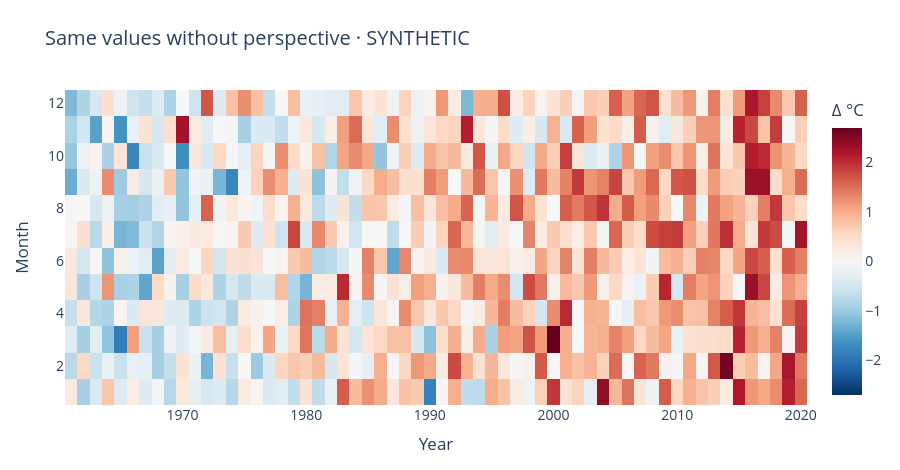

Source (notebook cell):
### Markdown cell above
## Use the flat alternative for exact comparisons

### Code cell
fig = go.Figure(go.Heatmap(x=matrix.columns, y=matrix.index, z=matrix.to_numpy(),
    colorscale="RdBu_r", zmid=0, colorbar=dict(title="Δ °C")))
fig.update_layout(title="Same values without perspective · SYNTHETIC", xaxis_title="Year", yaxis_title="Month")
show(fig)
display(matrix.iloc[:, -3:].round(2))

### Figure 1 — Plotly figure (JSON) as saved in the notebook; plotly's stock layout.template omitted (floating-point values rounded to 4 significant figures; data arrays with more than 128 entries replaced by an {"elided": "..."} marker saying what was removed)
{"data": [{"colorbar": {"title": {"text": "Δ °C"}}, "colorscale": [[0.0, "rgb(5,48,97)"], [0.1, "rgb(33,102,172)"], [0.2, "rgb(67,147,195)"], [0.3, "rgb(146,197,222)"], [0.4, "rgb(209,229,240)"], [0.5, "rgb(247,247,247)"], [0.6, "rgb(253,219,199)"], [0.7, "rgb(244,165,130)"], [0.8, "rgb(214,96,77)"], [0.9, "rgb(178,24,43)"], [1.0, "rgb(103,0,31)"]], "type": "heatmap", "x": [1961, 1962, 1963, 1964, 1965, 1966, 1967, 1968, 1969, 1970, 1971, 1972, 1973, 1974, 1975, 1976, 1977, 1978, 1979, 1980, 1981, 1982, 1983, 1984, 1985, 1986, 1987, 1988, 1989, 1990, 1991, 1992, 1993, 1994, 1995, 1996, 1997, 1998, 1999, 2000, 2001, 2002, 2003, 2004, 2005, 2006, 2007, 2008, 2009, 2010, 2011, 2012, 2013, 2014, 2015, 2016, 2017, 2018, 2019, 2020], "y": [1, 2, 3, 4, 5, 6, 7, 8, 9, 10, 11, 12], "z": {"elided": "12x60 float values"}, "zmid": 0}], "layout": {"font": {"size": 14}, "height": 470, "margin": {"b": 65, "l": 65, "r": 45, "t": 90}, "title": {"text": "Same values without perspective · SYNTHETIC"}, "xaxis": {"title": {"text": "Year"}}, "yaxis": {"title": {"text": "Month"}}}}
